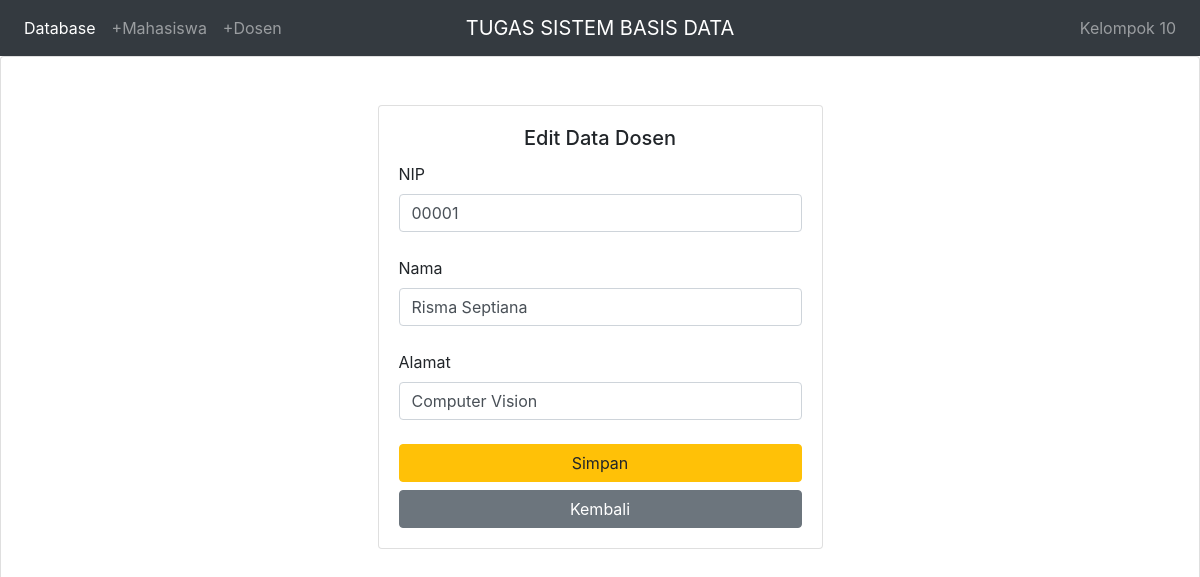
Screenshot of /editDsn.php?nip=00001 with the database file from the repository.
### tables this page shows
CREATE TABLE `dosen` (
  `nip` varchar(5) NOT NULL,
  `nama` varchar(20) NOT NULL,
  `kepakaran` varchar(25) NOT NULL
);

### editDsn.php (the view, shortened to what this page needs)
<!doctype html>
<html>
<head>
	<link rel="stylesheet" href="https://stackpath.bootstrapcdn.com/bootstrap/4.5.0/css/bootstrap.min.css">
</head>
	<body>
	<?php
            require 'navbar.php';
           ?>
		<div class="card">
			<div class="container">
				<div class = "row">
					<?php
					include "connection.php";
					$nip = $_GET['nip'];
					$query_mysql = mysqli_query($connection, "SELECT * FROM dosen WHERE nip='$nip'")or die(mysqli_error($connection));
					while($data = mysqli_fetch_array($query_mysql)){
					?>
						<div class="col-sm-9 col-md-7 col-lg-5 mx-auto">
							<div class="card card-signin my-5">
								<div class="card-body">
									<h5 class="card-title text-center">Edit Data Dosen</h5>
										<form class="form-signing" action="updateDsn.php" method="post">
											<div class="form-label-group">
											<label>NIP</label>
												<input type="number" name="nip" value="<?php echo $data['nip'] ?>" class="form-control" required autofocus>
												</div><br>
												<label>Nama</label>
												<div class="form-label-group">
												<input type="text" name="nama" value="<?php echo $data['nama'] ?>" class="form-control" required>
												</div><br>
												<label>Alamat</label>
												<div class="form-label-group">
												<input type="text" name="kepakaran" value="<?php echo $data['kepakaran'] ?>"class="form-control" required>
												</div>
												<br>
												<input class ="btn btn-warning btn-block " type="submit" value="Simpan">
												<a class = "btn btn-secondary btn-block " href="index.php">Kembali</a>
										</form>
									</div>
      						</div>
    					</div>
					<?php } ?>
				</div>
				<br><br><br><br><br><br><br><br><br><br><br><br><br><br>
		</div>
	</body>
</html>

### rows the page displays
dosen: nip "00001", nama "Risma Septiana", kepakaran "Computer Vision"
